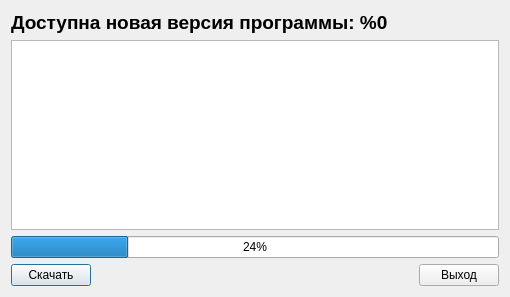
<?xml version="1.0" encoding="UTF-8"?>
<ui version="4.0">
 <class>ApplicationUpdateDialog</class>
 <widget class="QDialog" name="ApplicationUpdateDialog">
  <property name="geometry">
   <rect>
    <x>0</x>
    <y>0</y>
    <width>510</width>
    <height>297</height>
   </rect>
  </property>
  <property name="windowTitle">
   <string>Обновление программы</string>
  </property>
  <layout class="QGridLayout" name="gridLayout">
   <item row="4" column="0">
    <layout class="QHBoxLayout" name="horizontalLayout">
     <item>
      <widget class="QPushButton" name="pushButtonDownload">
       <property name="text">
        <string>Скачать</string>
       </property>
      </widget>
     </item>
     <item>
      <spacer name="horizontalSpacer">
       <property name="orientation">
        <enum>Qt::Horizontal</enum>
       </property>
       <property name="sizeHint" stdset="0">
        <size>
         <width>328</width>
         <height>20</height>
        </size>
       </property>
      </spacer>
     </item>
     <item>
      <widget class="QPushButton" name="pushButtonExit">
       <property name="text">
        <string>Выход</string>
       </property>
      </widget>
     </item>
    </layout>
   </item>
   <item row="1" column="0">
    <widget class="QLabel" name="labelVersion">
     <property name="text">
      <string>&lt;html&gt;&lt;head/&gt;&lt;body&gt;&lt;p&gt;&lt;span style=&quot; font-size:14pt; font-weight:600;&quot;&gt;Доступна новая версия программы: %0&lt;/span&gt;&lt;/p&gt;&lt;/body&gt;&lt;/html&gt;</string>
     </property>
     <property name="textFormat">
      <enum>Qt::RichText</enum>
     </property>
    </widget>
   </item>
   <item row="2" column="0">
    <widget class="QTextEdit" name="textEditChangelog"/>
   </item>
   <item row="3" column="0">
    <widget class="QProgressBar" name="progressBarDownloadProgress">
     <property name="value">
      <number>24</number>
     </property>
    </widget>
   </item>
  </layout>
 </widget>
 <resources/>
 <connections/>
</ui>
